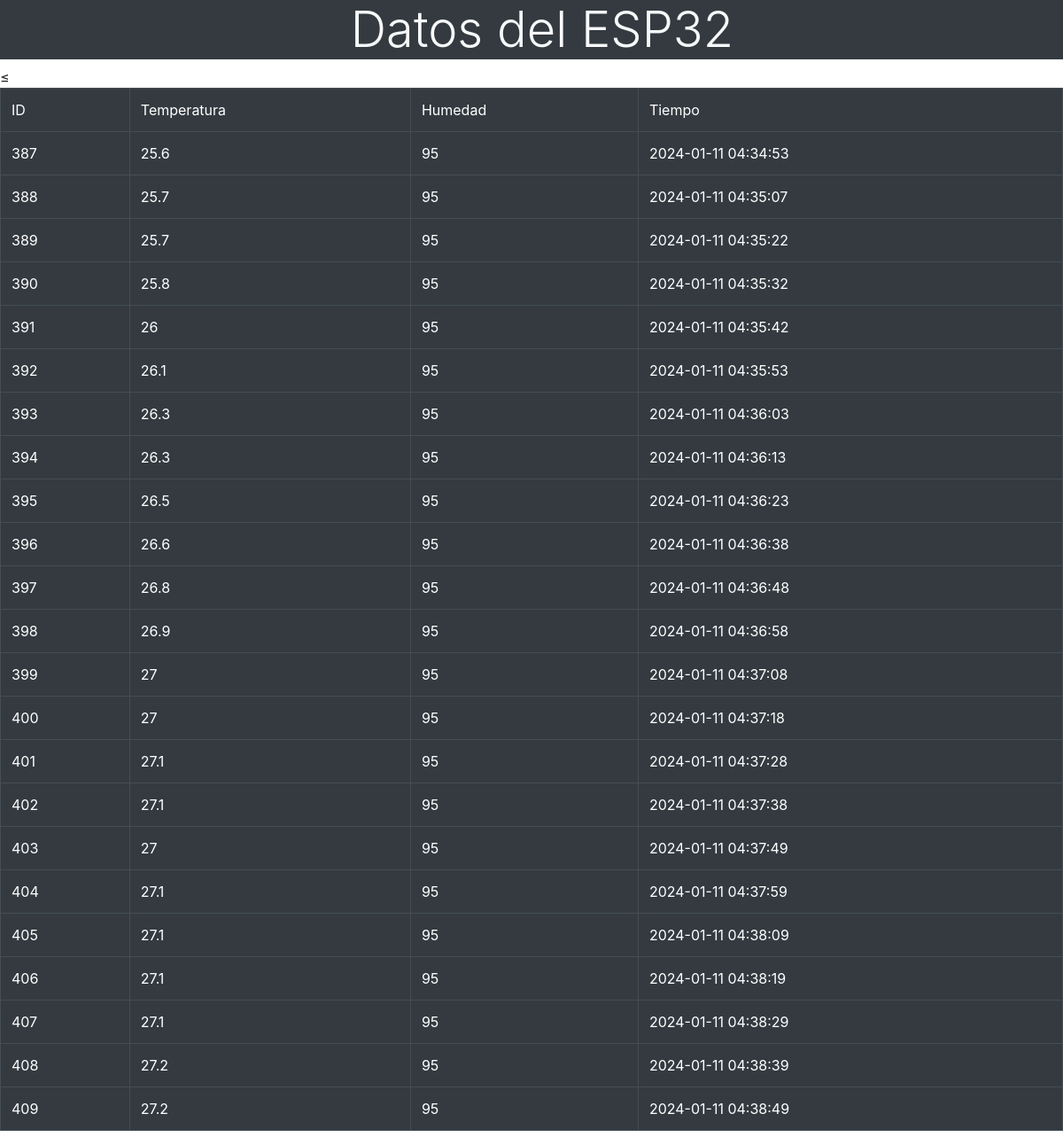
The app's page /esp-data.php with its own data.
### tables this page shows
CREATE TABLE `sensordata` (
  `id` int(11) NOT NULL,
  `temperature` double NOT NULL,
  `humidity` double NOT NULL,
  `datetime` timestamp NOT NULL DEFAULT current_timestamp()
);

### esp-data.php (the view, shortened to what this page needs)
<!DOCTYPE html>
<html lang="en">
<head>
    <link rel="stylesheet" href="https://stackpath.bootstrapcdn.com/bootstrap/4.5.0/css/bootstrap.min.css">
</head>
<body>
    <h1 class="bg-dark display-4 text-light pl-4 text-center">Datos del ESP32</h1>
    <?php
    include("credentials.php");
    $connection = new mysqli($servername, $username, $password, $dbname);
    $sql = "SELECT * FROM sensordata;";
    echo '<table cellspacing="5" cellpadding="5" class="table table-dark table-bordered">
    <tr>
      <td colspan="1">ID</td>
      <td colspan="1">Temperatura</td>
      <td colspan="1">Humedad</td>≤
      <td colspan="1">Tiempo</td>
    </tr>';
    if ($result = $connection->query($sql)) {
        while ($row = $result->fetch_assoc()) {
            $row_id = $row["id"];
            $row_temperature = $row["temperature"];
            $row_humidity = $row["humidity"];
            $row_reading_time = $row["datetime"];
            echo '<tr>
        <td>' . $row_id . '</td>
        <td>' . $row_temperature . '</td>
        <td>' . $row_humidity . '</td>
        <td>' . $row_reading_time . '</td>
      </tr>';
        }
    }
    ?>
</body>
</html>

### records on screen
sensordata: id "387", temperature "25.6", humidity "95", datetime "2024-01-11 04:34:53"
sensordata: id "388", temperature "25.7", humidity "95", datetime "2024-01-11 04:35:07"
sensordata: id "389", temperature "25.7", humidity "95", datetime "2024-01-11 04:35:22"
sensordata: id "390", temperature "25.8", humidity "95", datetime "2024-01-11 04:35:32"
sensordata: id "391", temperature "26", humidity "95", datetime "2024-01-11 04:35:42"
sensordata: id "392", temperature "26.1", humidity "95", datetime "2024-01-11 04:35:53"
sensordata: id "393", temperature "26.3", humidity "95", datetime "2024-01-11 04:36:03"
sensordata: id "394", temperature "26.3", humidity "95", datetime "2024-01-11 04:36:13"
sensordata: id "395", temperature "26.5", humidity "95", datetime "2024-01-11 04:36:23"
sensordata: id "396", temperature "26.6", humidity "95", datetime "2024-01-11 04:36:38"
sensordata: id "397", temperature "26.8", humidity "95", datetime "2024-01-11 04:36:48"
sensordata: id "398", temperature "26.9", humidity "95", datetime "2024-01-11 04:36:58"
sensordata: id "399", temperature "27", humidity "95", datetime "2024-01-11 04:37:08"
sensordata: id "400", temperature "27", humidity "95", datetime "2024-01-11 04:37:18"
sensordata: id "401", temperature "27.1", humidity "95", datetime "2024-01-11 04:37:28"
sensordata: id "402", temperature "27.1", humidity "95", datetime "2024-01-11 04:37:38"
sensordata: id "403", temperature "27", humidity "95", datetime "2024-01-11 04:37:49"
sensordata: id "404", temperature "27.1", humidity "95", datetime "2024-01-11 04:37:59"
sensordata: id "405", temperature "27.1", humidity "95", datetime "2024-01-11 04:38:09"
sensordata: id "406", temperature "27.1", humidity "95", datetime "2024-01-11 04:38:19"
sensordata: id "407", temperature "27.1", humidity "95", datetime "2024-01-11 04:38:29"
sensordata: id "408", temperature "27.2", humidity "95", datetime "2024-01-11 04:38:39"
sensordata: id "409", temperature "27.2", humidity "95", datetime "2024-01-11 04:38:49"
